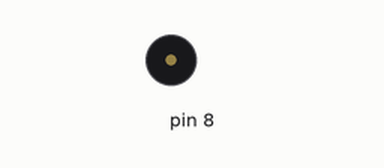
A sketch run on a simulated Arduino Uno, built with avr-gcc and run on an emulated ATmega328P. On the bench: buzzer (waves = sounding).

Above: at 1.2 s.
At 4.1 s:
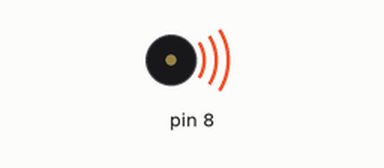
Timing chart, 0 to 4.6 s (numbered marks = the images above):
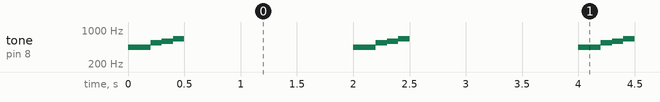

Measured:
- by itself, tone on pin 8: repeats every 2.0 s: 550 Hz 0.10 s, 587 Hz 0.10 s, 660 Hz 0.10 s, silent 1.5 s, 440 Hz 0.20 s

The sketch:

tone.ino
```cpp
void setup() {
}

void loop() {
  tone(8, 440, 200);
  delay(200);
  tone(8, 550, 100);
  delay(100);
  tone(8, 587, 100);
  delay(100);
  tone(8, 660, 100);
  delay(1600);
}
```
